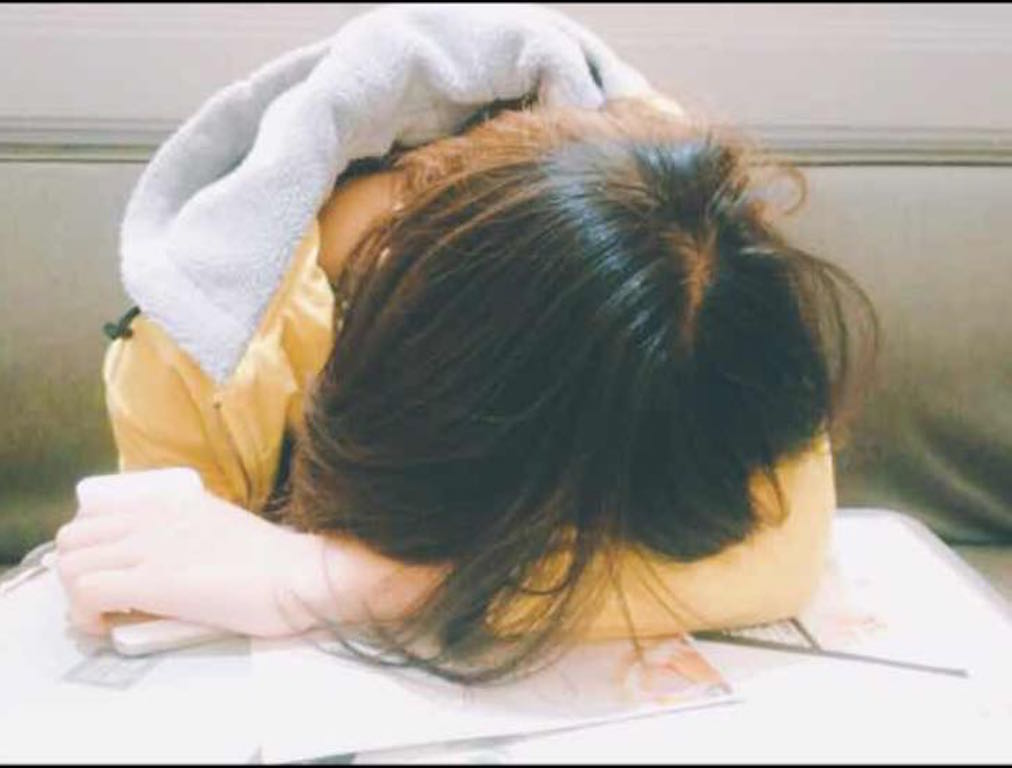
#> input picture 000_messageAdd/images/TLG.jpeg, 1012 x 768 px
$ python messageAdd.py
#> lines starting #> are read from the running program, lines starting #| are printed output that depends on the picture
#!/usr/bin/env python
# encoding: utf-8


'''from PIL import Image, ImageDraw, ImageFont, ImageColor
def add_num(img, txt):
    # 创建一个Draw对象
    draw = ImageDraw.Draw(img)
    # 创建一个 Font, mac下字体不支持会导致乱码，暂时不知道哪种支持中文
    myfont = ImageFont.truetype('Library/Fonts/Verdana.ttf', size=40)
    fillcolor = ImageColor.colormap.get('red')
    width, height = img.size
    draw.text((width-100, 0), txt, font=myfont, fill=fillcolor)
    img.save('images/result.jpg', 'jpeg')
    return 0
if __name__ == '__main__':
   # image = Image.open('images/TLG.jpeg')
    add_num(image, 'TLG')'''

from PIL import Image,ImageFont,ImageDraw

def add_num(in_file, txt, out_file):
#> called with in_file = 'images/TLG.jpeg', txt = 'TLG', out_file = 'images/TLM.jpeg'
    img = Image.open(in_file)
#> img is the input picture: PIL image 1012x768 RGB; mean R, G, B 168.5, 161.1, 150.9
    font = ImageFont.truetype('Library/Fonts/Verdana.ttf', 50)
    #fill_color = '#ff0000'
    fill_color = 'red'
    draw = ImageDraw.ImageDraw(img)
    width, height = img.size
#> width = 1012; height = 768
    draw.text((width-120, 0), txt, fill=fill_color, font=font)
    img.save(out_file)
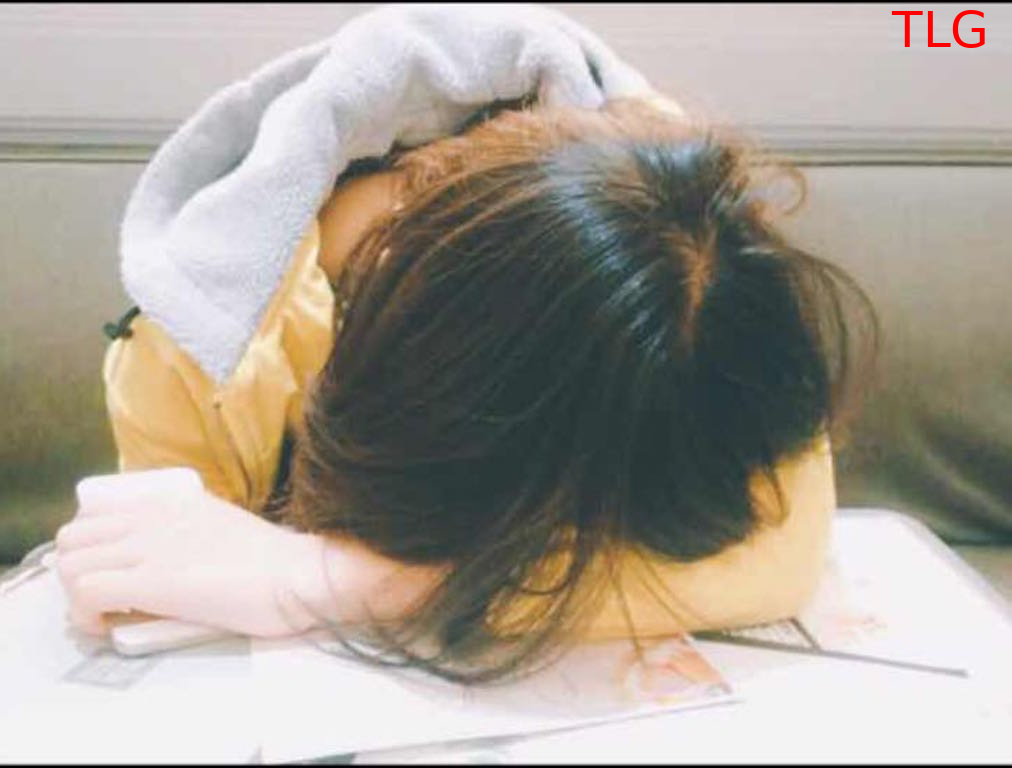
#> saved as TLM.jpeg: PIL image 1012x768 RGB; mean R, G, B 168.5, 160.8, 150.6
    return 0;

if __name__ == '__main__':
    add_num('images/TLG.jpeg', 'TLG', 'images/TLM.jpeg')
